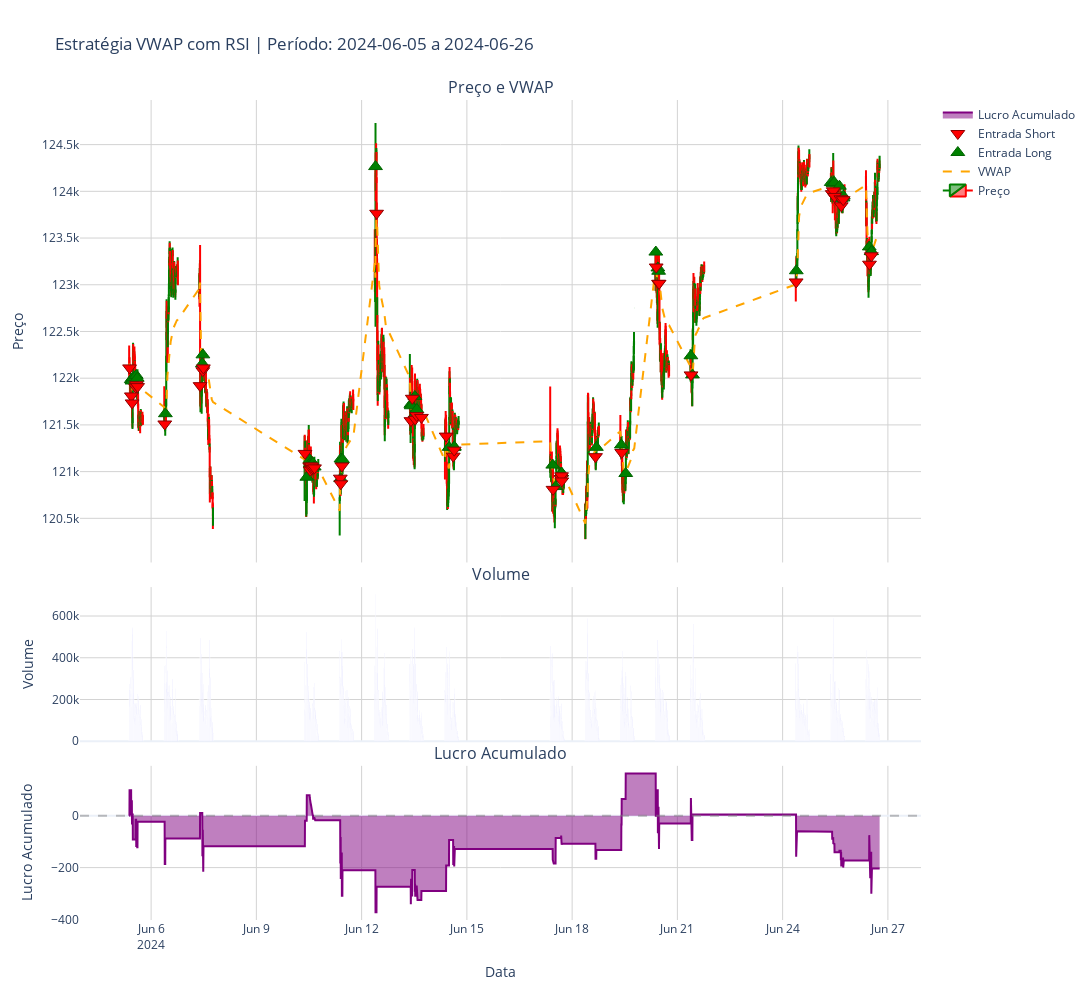

Notebook code cell kept with this figure:
### Code cell
plot_vwap_estrategia_com_volume_e_lucro(df, start='2024-06-05', end='2024-06-26')

### Figure 1 — Plotly figure (JSON) as saved in the notebook; plotly's stock layout.template omitted (floating-point values rounded to 4 significant figures; data arrays with more than 128 entries replaced by an {"elided": "..."} marker saying what was removed)
{"data": [{"close": {"elided": "1815 int values"}, "decreasing": {"line": {"color": "red"}}, "high": {"elided": "1815 int values"}, "increasing": {"line": {"color": "green"}}, "low": {"elided": "1815 int values"}, "name": "Preço", "open": {"elided": "1815 int values"}, "type": "candlestick", "x": {"elided": "1815 str values"}, "xaxis": "x", "yaxis": "y"}, {"line": {"color": "orange", "dash": "dash", "width": 2}, "mode": "lines", "name": "VWAP", "type": "scatter", "x": {"elided": "1815 str values"}, "xaxis": "x", "y": {"elided": "1815 float values"}, "yaxis": "y"}, {"marker": {"color": "green", "line": {"color": "darkgreen", "width": 1}, "size": 12, "symbol": "triangle-up"}, "mode": "markers", "name": "Entrada Long", "type": "scatter", "x": ["2024-06-05T10:25:00", "2024-06-05T10:55:00", "2024-06-05T11:30:00", "2024-06-05T13:50:00", "2024-06-05T14:30:00", "2024-06-06T09:45:00", "2024-06-07T11:05:00", "2024-06-07T11:25:00", "2024-06-10T10:30:00", "2024-06-10T12:35:00", "2024-06-10T12:55:00", "2024-06-10T13:35:00", "2024-06-10T13:55:00", "2024-06-10T14:45:00", "2024-06-10T15:35:00", "2024-06-11T09:40:00", "2024-06-11T09:50:00", "2024-06-11T10:55:00", "2024-06-12T09:30:00", "2024-06-13T09:40:00", "2024-06-13T09:55:00", "2024-06-13T12:25:00", "2024-06-13T12:40:00", "2024-06-13T13:45:00", "2024-06-14T11:50:00", "2024-06-14T15:15:00", "2024-06-14T15:25:00", "2024-06-17T10:45:00", "2024-06-17T12:45:00", "2024-06-17T16:35:00", "2024-06-17T16:50:00", "2024-06-18T16:35:00", "2024-06-19T09:40:00", "2024-06-19T12:40:00", "2024-06-20T09:15:00", "2024-06-20T10:40:00", "2024-06-20T11:10:00", "2024-06-21T09:15:00", "2024-06-21T10:20:00", "2024-06-24T09:20:00", "2024-06-25T09:15:00", "2024-06-25T10:30:00", "2024-06-25T11:20:00", "2024-06-25T14:50:00", "2024-06-25T15:55:00", "2024-06-25T17:20:00", "2024-06-25T17:30:00", "2024-06-26T11:15:00", "2024-06-26T12:35:00", "2024-06-26T12:45:00"], "xaxis": "x", "y": [121985, 121970, 122005, 122030, 122000, 121620, 122155, 122250, 120940, 121125, 121085, 121105, 121090, 121090, 121050, 120925, 121135, 121130, 124265, 121720, 121705, 121805, 121615, 121665, 121260, 121260, 121265, 121070, 120840, 120985, 120985, 121260, 121285, 120980, 123350, 123180, 123145, 122240, 122035, 123150, 124095, 124080, 124095, 124055, 123925, 123930, 123950, 123405, 123355, 123355], "yaxis": "y"}, {"marker": {"color": "red", "line": {"color": "darkred", "width": 1}, "size": 12, "symbol": "triangle-down"}, "mode": "markers", "name": "Entrada Short", "type": "scatter", "x": ["2024-06-05T09:15:00", "2024-06-05T10:30:00", "2024-06-05T11:00:00", "2024-06-05T13:25:00", "2024-06-05T13:55:00", "2024-06-05T14:45:00", "2024-06-06T09:20:00", "2024-06-07T09:30:00", "2024-06-07T11:20:00", "2024-06-07T11:45:00", "2024-06-10T09:15:00", "2024-06-10T12:30:00", "2024-06-10T12:50:00", "2024-06-10T13:30:00", "2024-06-10T13:45:00", "2024-06-10T14:10:00", "2024-06-10T14:50:00", "2024-06-10T15:45:00", "2024-06-11T09:25:00", "2024-06-11T09:45:00", "2024-06-11T10:30:00", "2024-06-12T10:15:00", "2024-06-13T09:45:00", "2024-06-13T10:40:00", "2024-06-13T12:35:00", "2024-06-13T13:40:00", "2024-06-13T16:55:00", "2024-06-14T09:50:00", "2024-06-14T14:40:00", "2024-06-14T15:20:00", "2024-06-17T10:55:00", "2024-06-17T16:30:00", "2024-06-17T16:45:00", "2024-06-17T16:55:00", "2024-06-18T16:00:00", "2024-06-19T09:55:00", "2024-06-20T09:30:00", "2024-06-20T11:05:00", "2024-06-20T11:30:00", "2024-06-21T09:20:00", "2024-06-24T09:15:00", "2024-06-25T09:55:00", "2024-06-25T10:40:00", "2024-06-25T11:30:00", "2024-06-25T15:50:00", "2024-06-25T16:05:00", "2024-06-25T17:25:00", "2024-06-26T11:25:00", "2024-06-26T12:40:00"], "xaxis": "x", "y": [122110, 121810, 121735, 121905, 121930, 121910, 121510, 121920, 122080, 122110, 121195, 121060, 121015, 121050, 121060, 121025, 121035, 121040, 120930, 120870, 121060, 123765, 121545, 121785, 121560, 121600, 121580, 121380, 121165, 121230, 120810, 120925, 120955, 120900, 121160, 121205, 123190, 123015, 123015, 122035, 123030, 123975, 124005, 123945, 123920, 123845, 123910, 123220, 123310], "yaxis": "y"}, {"marker": {"color": "blue"}, "name": "Volume", "opacity": 0.7, "showlegend": false, "type": "bar", "x": {"elided": "1815 str values"}, "xaxis": "x2", "y": {"elided": "1815 int values"}, "yaxis": "y2"}, {"fill": "tonexty", "line": {"color": "purple", "width": 2}, "mode": "lines", "name": "Lucro Acumulado", "showlegend": true, "type": "scatter", "x": {"elided": "1815 str values"}, "xaxis": "x3", "y": {"elided": "1815 int values"}, "yaxis": "y3"}], "layout": {"annotations": [{"font": {"size": 16}, "showarrow": false, "text": "Preço e VWAP", "x": 0.5, "xanchor": "center", "xref": "paper", "y": 1, "yanchor": "bottom", "yref": "paper"}, {"font": {"size": 16}, "showarrow": false, "text": "Volume", "x": 0.5, "xanchor": "center", "xref": "paper", "y": 0.406, "yanchor": "bottom", "yref": "paper"}, {"font": {"size": 16}, "showarrow": false, "text": "Lucro Acumulado", "x": 0.5, "xanchor": "center", "xref": "paper", "y": 0.188, "yanchor": "bottom", "yref": "paper"}], "height": 1000, "shapes": [{"line": {"color": "gray", "dash": "dash"}, "opacity": 0.5, "type": "line", "x0": 0, "x1": 1, "xref": "x3 domain", "y0": 0, "y1": 0, "yref": "y3"}], "showlegend": true, "title": {"text": "Estratégia VWAP com RSI | Período: 2024-06-05 a 2024-06-26"}, "width": 1200, "xaxis": {"anchor": "y", "domain": [0, 1], "gridcolor": "lightgray", "gridwidth": 1, "matches": "x3", "rangeslider": {"visible": false}, "showgrid": true, "showticklabels": false}, "xaxis2": {"anchor": "y2", "domain": [0, 1], "gridcolor": "lightgray", "gridwidth": 1, "matches": "x3", "showgrid": true, "showticklabels": false}, "xaxis3": {"anchor": "y3", "domain": [0, 1], "gridcolor": "lightgray", "gridwidth": 1, "showgrid": true, "title": {"text": "Data"}}, "yaxis": {"anchor": "x", "domain": [0.436, 1], "gridcolor": "lightgray", "gridwidth": 1, "showgrid": true, "title": {"text": "Preço"}}, "yaxis2": {"anchor": "x2", "domain": [0.218, 0.406], "gridcolor": "lightgray", "gridwidth": 1, "showgrid": true, "title": {"text": "Volume"}}, "yaxis3": {"anchor": "x3", "domain": [0, 0.188], "gridcolor": "lightgray", "gridwidth": 1, "showgrid": true, "title": {"text": "Lucro Acumulado"}}}}
